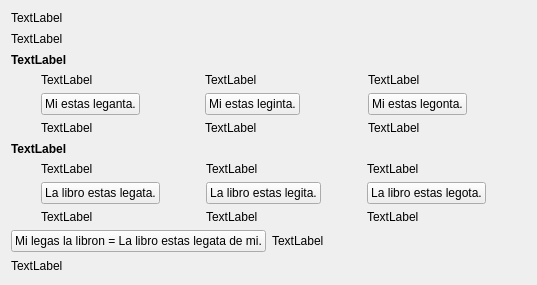
     <widget class="QWidget" name="tab_5">
      <attribute name="icon">
       <iconset resource="ikonoj.qrc">
        <normaloff>:/ikonoj/leciono.png</normaloff>:/ikonoj/leciono.png</iconset>
      </attribute>
      <attribute name="title">
       <string>5</string>
      </attribute>
      <layout class="QVBoxLayout" name="verticalLayout_25" stretch="0,1,0,1,0,0,1,0,0,0,1,0,3">
       <item>
        <widget class="titolo" name="Lec10_Label5">
         <property name="text">
          <string>TextLabel</string>
         </property>
        </widget>
       </item>
       <item>
        <spacer name="verticalSpacer_8">
         <property name="orientation">
          <enum>Qt::Vertical</enum>
         </property>
         <property name="sizeType">
          <enum>QSizePolicy::MinimumExpanding</enum>
         </property>
         <property name="sizeHint" stdset="0">
          <size>
           <width>20</width>
           <height>1</height>
          </size>
         </property>
        </spacer>
       </item>
       <item>
        <widget class="QLabel" name="Lec10_Label728">
         <property name="text">
          <string>TextLabel</string>
         </property>
         <property name="wordWrap">
          <bool>true</bool>
         </property>
        </widget>
       </item>
       <item>
        <spacer name="verticalSpacer_7">
         <property name="orientation">
          <enum>Qt::Vertical</enum>
         </property>
         <property name="sizeType">
          <enum>QSizePolicy::MinimumExpanding</enum>
         </property>
         <property name="sizeHint" stdset="0">
          <size>
           <width>20</width>
           <height>1</height>
          </size>
         </property>
        </spacer>
       </item>
       <item>
        <widget class="QLabel" name="Lec10_Label729">
         <property name="font">
          <font>
           <weight>75</weight>
           <bold>true</bold>
          </font>
         </property>
         <property name="text">
          <string>TextLabel</string>
         </property>
         <property name="wordWrap">
          <bool>true</bool>
         </property>
        </widget>
       </item>
       <item>
        <layout class="QHBoxLayout" name="horizontalLayout_69">
         <item>
          <spacer name="horizontalSpacer_7">
           <property name="orientation">
            <enum>Qt::Horizontal</enum>
           </property>
           <property name="sizeType">
            <enum>QSizePolicy::Fixed</enum>
           </property>
           <property name="sizeHint" stdset="0">
            <size>
             <width>30</width>
             <height>20</height>
            </size>
           </property>
          </spacer>
         </item>
         <item>
          <layout class="QVBoxLayout" name="verticalLayout_21">
           <item>
            <widget class="QLabel" name="Lec10_Label730">
             <property name="text">
              <string>TextLabel</string>
             </property>
             <property name="wordWrap">
              <bool>true</bool>
             </property>
            </widget>
           </item>
           <item>
            <layout class="QHBoxLayout" name="horizontalLayout_43">
             <item>
              <widget class="neklakebla" name="pushButton_35">
               <property name="sizePolicy">
                <sizepolicy hsizetype="Maximum" vsizetype="Fixed">
                 <horstretch>0</horstretch>
                 <verstretch>0</verstretch>
                </sizepolicy>
               </property>
               <property name="text">
                <string>Mi estas leganta.</string>
               </property>
              </widget>
             </item>
             <item>
              <spacer name="horizontalSpacer_16">
               <property name="orientation">
                <enum>Qt::Horizontal</enum>
               </property>
               <property name="sizeHint" stdset="0">
                <size>
                 <width>40</width>
                 <height>20</height>
                </size>
               </property>
              </spacer>
             </item>
            </layout>
           </item>
           <item>
            <widget class="QLabel" name="Lec10_Label733">
             <property name="text">
              <string>TextLabel</string>
             </property>
             <property name="wordWrap">
              <bool>true</bool>
             </property>
            </widget>
           </item>
          </layout>
         </item>
         <item>
          <layout class="QVBoxLayout" name="verticalLayout_20">
           <item>
            <widget class="QLabel" name="Lec10_Label731">
             <property name="text">
              <string>TextLabel</string>
             </property>
             <property name="wordWrap">
              <bool>true</bool>
             </property>
            </widget>
           </item>
           <item>
            <layout class="QHBoxLayout" name="horizontalLayout_42">
             <item>
              <widget class="neklakebla" name="pushButton_36">
               <property name="sizePolicy">
                <sizepolicy hsizetype="Maximum" vsizetype="Fixed">
                 <horstretch>0</horstretch>
                 <verstretch>0</verstretch>
                </sizepolicy>
               </property>
               <property name="text">
                <string>Mi estas leginta.</string>
               </property>
              </widget>
             </item>
             <item>
              <spacer name="horizontalSpacer_15">
               <property name="orientation">
                <enum>Qt::Horizontal</enum>
               </property>
               <property name="sizeHint" stdset="0">
                <size>
                 <width>40</width>
                 <height>20</height>
                </size>
               </property>
              </spacer>
             </item>
            </layout>
           </item>
           <item>
            <widget class="QLabel" name="Lec10_Label734">
             <property name="text">
              <string>TextLabel</string>
             </property>
             <property name="wordWrap">
              <bool>true</bool>
             </property>
            </widget>
           </item>
          </layout>
         </item>
         <item>
          <layout class="QVBoxLayout" name="verticalLayout_19">
           <item>
            <widget class="QLabel" name="Lec10_Label732">
             <property name="text">
              <string>TextLabel</string>
             </property>
             <property name="wordWrap">
              <bool>true</bool>
             </property>
            </widget>
           </item>
           <item>
            <layout class="QHBoxLayout" name="horizontalLayout_11">
             <item>
              <widget class="neklakebla" name="pushButton_37">
               <property name="sizePolicy">
                <sizepolicy hsizetype="Maximum" vsizetype="Fixed">
                 <horstretch>0</horstretch>
                 <verstretch>0</verstretch>
                </sizepolicy>
               </property>
               <property name="text">
                <string>Mi estas legonta.</string>
               </property>
              </widget>
             </item>
             <item>
              <spacer name="horizontalSpacer_14">
               <property name="orientation">
                <enum>Qt::Horizontal</enum>
               </property>
               <property name="sizeHint" stdset="0">
                <size>
                 <width>40</width>
                 <height>20</height>
                </size>
               </property>
              </spacer>
             </item>
            </layout>
           </item>
           <item>
            <widget class="QLabel" name="Lec10_Label735">
             <property name="text">
              <string>TextLabel</string>
             </property>
             <property name="wordWrap">
              <bool>true</bool>
             </property>
            </widget>
           </item>
          </layout>
         </item>
        </layout>
       </item>
       <item>
        <spacer name="verticalSpacer_9">
         <property name="orientation">
          <enum>Qt::Vertical</enum>
         </property>
         <property name="sizeType">
          <enum>QSizePolicy::MinimumExpanding</enum>
         </property>
         <property name="sizeHint" stdset="0">
          <size>
           <width>20</width>
           <height>1</height>
          </size>
         </property>
        </spacer>
       </item>
       <item>
        <widget class="QLabel" name="Lec10_Label736">
         <property name="font">
          <font>
           <weight>75</weight>
           <bold>true</bold>
          </font>
         </property>
         <property name="text">
          <string>TextLabel</string>
         </property>
         <property name="wordWrap">
          <bool>true</bool>
         </property>
        </widget>
       </item>
       <item>
        <layout class="QHBoxLayout" name="horizontalLayout_105">
         <item>
          <spacer name="horizontalSpacer_8">
           <property name="orientation">
            <enum>Qt::Horizontal</enum>
           </property>
           <property name="sizeType">
            <enum>QSizePolicy::Fixed</enum>
           </property>
           <property name="sizeHint" stdset="0">
            <size>
             <width>30</width>
             <height>20</height>
            </size>
           </property>
          </spacer>
         </item>
         <item>
          <layout class="QVBoxLayout" name="verticalLayout_24">
           <item>
            <widget class="QLabel" name="Lec10_Label737">
             <property name="text">
              <string>TextLabel</string>
             </property>
             <property name="wordWrap">
              <bool>true</bool>
             </property>
            </widget>
           </item>
           <item>
            <layout class="QHBoxLayout" name="horizontalLayout_104">
             <item>
              <widget class="neklakebla" name="pushButton_38">
               <property name="sizePolicy">
                <sizepolicy hsizetype="Maximum" vsizetype="Fixed">
                 <horstretch>0</horstretch>
                 <verstretch>0</verstretch>
                </sizepolicy>
               </property>
               <property name="text">
                <string>La libro estas legata.</string>
               </property>
              </widget>
             </item>
             <item>
              <spacer name="horizontalSpacer_19">
               <property name="orientation">
                <enum>Qt::Horizontal</enum>
               </property>
               <property name="sizeHint" stdset="0">
                <size>
                 <width>40</width>
                 <height>20</height>
                </size>
               </property>
              </spacer>
             </item>
            </layout>
           </item>
           <item>
            <widget class="QLabel" name="Lec10_Label740">
             <property name="text">
              <string>TextLabel</string>
             </property>
             <property name="wordWrap">
              <bool>true</bool>
             </property>
            </widget>
           </item>
          </layout>
         </item>
         <item>
          <layout class="QVBoxLayout" name="verticalLayout_23">
           <item>
            <widget class="QLabel" name="Lec10_Label738">
             <property name="text">
              <string>TextLabel</string>
             </property>
             <property name="wordWrap">
              <bool>true</bool>
             </property>
            </widget>
           </item>
           <item>
            <layout class="QHBoxLayout" name="horizontalLayout_75">
             <item>
              <widget class="neklakebla" name="pushButton_39">
               <property name="sizePolicy">
                <sizepolicy hsizetype="Maximum" vsizetype="Fixed">
                 <horstretch>0</horstretch>
                 <verstretch>0</verstretch>
                </sizepolicy>
               </property>
               <property name="text">
                <string>La libro estas legita.</string>
               </property>
              </widget>
             </item>
             <item>
              <spacer name="horizontalSpacer_18">
               <property name="orientation">
                <enum>Qt::Horizontal</enum>
               </property>
               <property name="sizeHint" stdset="0">
                <size>
                 <width>40</width>
                 <height>20</height>
                </size>
               </property>
              </spacer>
             </item>
            </layout>
           </item>
           <item>
            <widget class="QLabel" name="Lec10_Label741">
             <property name="text">
              <string>TextLabel</string>
             </property>
             <property name="wordWrap">
              <bool>true</bool>
             </property>
            </widget>
           </item>
          </layout>
         </item>
         <item>
          <layout class="QVBoxLayout" name="verticalLayout_22">
           <item>
            <widget class="QLabel" name="Lec10_Label739">
             <property name="text">
              <string>TextLabel</string>
             </property>
             <property name="wordWrap">
              <bool>true</bool>
             </property>
            </widget>
           </item>
           <item>
            <layout class="QHBoxLayout" name="horizontalLayout_74">
             <item>
              <widget class="neklakebla" name="pushButton_40">
               <property name="sizePolicy">
                <sizepolicy hsizetype="Maximum" vsizetype="Fixed">
                 <horstretch>0</horstretch>
                 <verstretch>0</verstretch>
                </sizepolicy>
               </property>
               <property name="text">
                <string>La libro estas legota.</string>
               </property>
              </widget>
             </item>
             <item>
              <spacer name="horizontalSpacer_17">
               <property name="orientation">
                <enum>Qt::Horizontal</enum>
               </property>
               <property name="sizeHint" stdset="0">
                <size>
                 <width>40</width>
                 <height>20</height>
                </size>
               </property>
              </spacer>
             </item>
            </layout>
           </item>
           <item>
            <widget class="QLabel" name="Lec10_Label742">
             <property name="text">
              <string>TextLabel</string>
             </property>
             <property name="wordWrap">
              <bool>true</bool>
             </property>
            </widget>
           </item>
          </layout>
         </item>
        </layout>
       </item>
       <item>
        <layout class="QHBoxLayout" name="horizontalLayout_44">
         <item>
          <widget class="neklakebla" name="pushButton_41">
           <property name="sizePolicy">
            <sizepolicy hsizetype="Maximum" vsizetype="Fixed">
             <horstretch>0</horstretch>
             <verstretch>0</verstretch>
            </sizepolicy>
           </property>
           <property name="text">
            <string>Mi legas la libron = La libro estas legata de mi.</string>
           </property>
          </widget>
         </item>
         <item>
          <widget class="QLabel" name="Lec10_Label6">
           <property name="text">
            <string>TextLabel</string>
           </property>
           <property name="wordWrap">
            <bool>true</bool>
           </property>
          </widget>
         </item>
        </layout>
       </item>
       <item>
        <spacer name="verticalSpacer_10">
         <property name="orientation">
          <enum>Qt::Vertical</enum>
         </property>
         <property name="sizeType">
          <enum>QSizePolicy::MinimumExpanding</enum>
         </property>
         <property name="sizeHint" stdset="0">
          <size>
           <width>20</width>
           <height>1</height>
          </size>
         </property>
        </spacer>
       </item>
       <item>
        <widget class="QLabel" name="Lec10_Label743">
         <property name="text">
          <string>TextLabel</string>
         </property>
         <property name="wordWrap">
          <bool>true</bool>
         </property>
        </widget>
       </item>
       <item>
        <spacer name="verticalSpacer_11">
         <property name="orientation">
          <enum>Qt::Vertical</enum>
         </property>
         <property name="sizeHint" stdset="0">
          <size>
           <width>20</width>
           <height>1</height>
          </size>
         </property>
        </spacer>
       </item>
      </layout>
     </widget>
